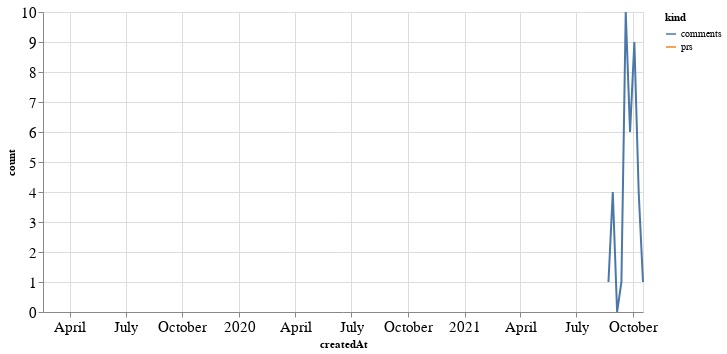

Here is the notebook cell this chart was saved with:
### Code cell
alt.Chart(total_time, width=600).mark_line().encode(
    x='createdAt',
    y='count',
    color='kind'
)

### Figure 1 — Vega-Lite specification as saved in the notebook (floating-point values rounded to 4 significant figures)
{"config": {"axisLeft": {"labelFontSize": 15}, "axisBottom": {"labelFontSize": 15}}, "data": {"name": "data-26d6823a6475be73a3398bf01701fa93"}, "mark": "line", "encoding": {"color": {"type": "nominal", "field": "kind"}, "x": {"type": "temporal", "field": "createdAt"}, "y": {"type": "quantitative", "field": "count"}}, "width": 600, "$schema": "https://vega.github.io/schema/vega-lite/v4.8.1.json", "datasets": {"data-26d6823a6475be73a3398bf01701fa93": [{"createdAt": "2019-02-17T00:00:00", "kind": "prs", "count": 1.0}, {"createdAt": "2021-08-22T00:00:00", "kind": "prs", "count": null}, {"createdAt": "2021-08-29T00:00:00", "kind": "prs", "count": null}, {"createdAt": "2021-09-05T00:00:00", "kind": "prs", "count": null}, {"createdAt": "2021-09-12T00:00:00", "kind": "prs", "count": null}, {"createdAt": "2021-09-19T00:00:00", "kind": "prs", "count": null}, {"createdAt": "2021-09-26T00:00:00", "kind": "prs", "count": null}, {"createdAt": "2021-10-03T00:00:00", "kind": "prs", "count": null}, {"createdAt": "2021-10-10T00:00:00", "kind": "prs", "count": null}, {"createdAt": "2021-10-17T00:00:00", "kind": "prs", "count": null}, {"createdAt": "2019-02-17T00:00:00", "kind": "comments", "count": null}, {"createdAt": "2021-08-22T00:00:00", "kind": "comments", "count": 1.0}, {"createdAt": "2021-08-29T00:00:00", "kind": "comments", "count": 4.0}, {"createdAt": "2021-09-05T00:00:00", "kind": "comments", "count": 0.0}, {"createdAt": "2021-09-12T00:00:00", "kind": "comments", "count": 1.0}, {"createdAt": "2021-09-19T00:00:00", "kind": "comments", "count": 10.0}, {"createdAt": "2021-09-26T00:00:00", "kind": "comments", "count": 6.0}, {"createdAt": "2021-10-03T00:00:00", "kind": "comments", "count": 9.0}, {"createdAt": "2021-10-10T00:00:00", "kind": "comments", "count": 4.0}, {"createdAt": "2021-10-17T00:00:00", "kind": "comments", "count": 1.0}]}}
